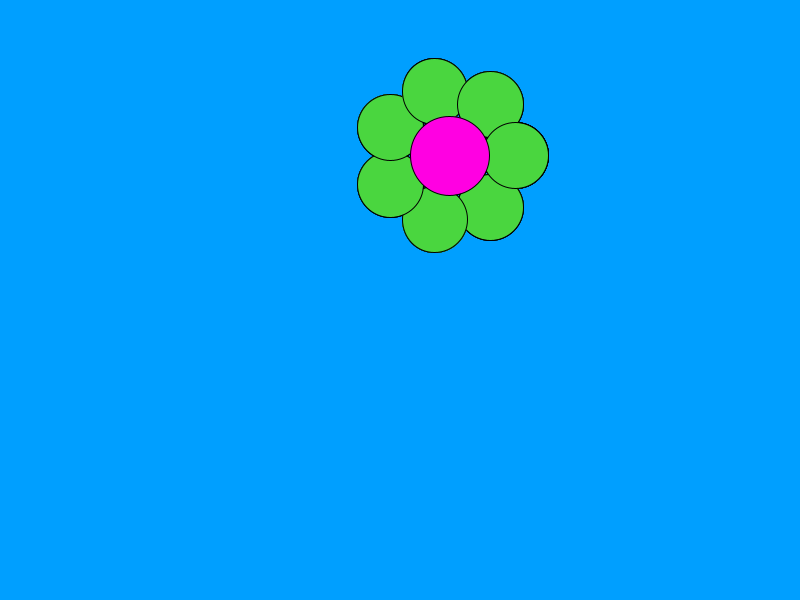
Frame 1 (no input)
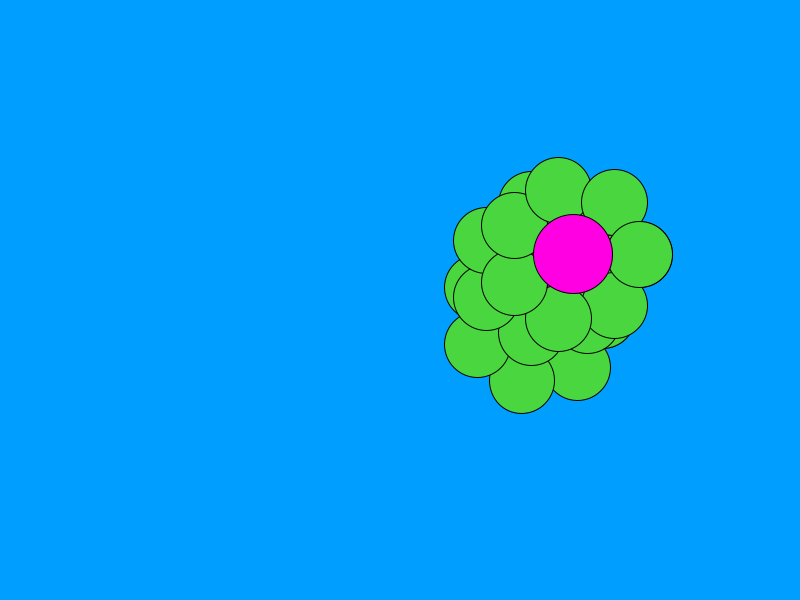
Frame 60 (the mouse pressed at the canvas centre just before this capture)
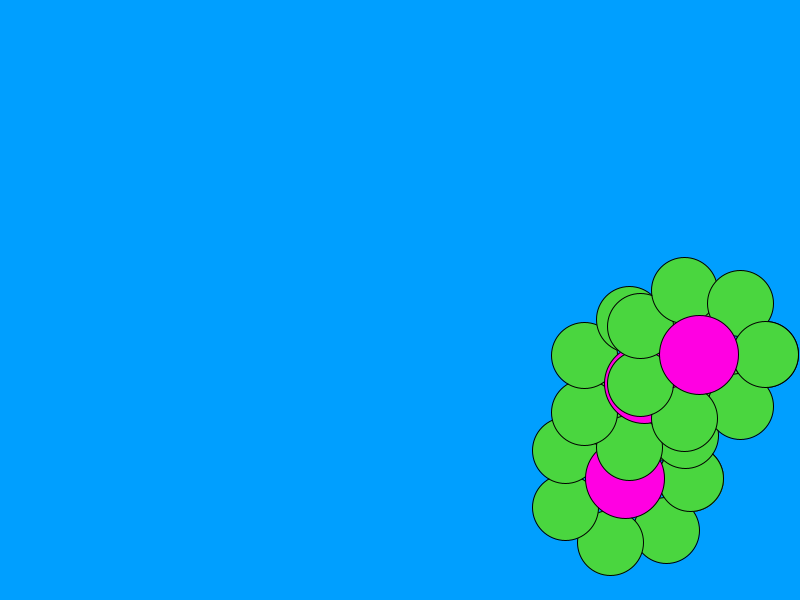
Frame 120 (the mouse held since frame 60 and released just before this capture)

The Processing sketch that drew these frames (run headless with seeded random() and noise(); from frame 60 on, the mouse is pressed at the canvas centre):

// Processing sketch: FlowerObjectFinal
// ── FlowerObjectFinal.pde
Flower myFlower1;
Flower myFlower2;
Flower myFlower3;

void setup() {

  float _r = random(40, 80);
  float _petals = 7;
  float _x = width/random(1, 4);
  float _y = height/random(1, 4);
  int _pc = #4AD63F;

  size(800, 600);
  myFlower1 = new Flower (_r, _petals, _x, _y, _pc);
  myFlower2 = new Flower (_r, _petals, _x, _y, _pc);
  myFlower3 = new Flower (_r, _petals, _x, _y, _pc);
}

void draw() {

  background(#009FFF);
  myFlower1.display();
  myFlower1.move();
  myFlower1.bounce();
  
  myFlower2.display();
  myFlower2.move();
  myFlower2.bounce();
  
  myFlower3.display();
  myFlower3.move();
  myFlower3.bounce();
}

// ── FlowerClass.pde


class Flower {

float r;
float n_petals;
float xpos;
float ypos;
int petalColor;
float xspeed = random(1,3);
float yspeed = random(1,3);
int xdirection = 1;
int ydirection = 1;
  
  Flower(float temp_r, float temp_n_petals, float temp_x, float temp_y, int temp_petalColor) {
    r = temp_r;
    n_petals = temp_n_petals;
    xpos = temp_x;
    ypos = temp_y;
    petalColor = temp_petalColor;
  }


  void display () {
    
    float ballX;
    float ballY;

    fill(petalColor);
    for (float i=0; i<PI*2; i+=2*PI/n_petals) { 
      ballX=xpos+r*cos(i);
      ballY=ypos+r*sin(i);
      ellipse(ballX, ballY, r, r);
    }
    fill(#FF00E2);
    ellipse(xpos, ypos, r*1.2, r*1.2);
  }
  void move () {
    xpos = xpos + (xspeed * xdirection);
    ypos = ypos + (yspeed * ydirection);
  }
  void bounce () {
    if (xpos > width-r || xpos < r) 
      xdirection = -xdirection;

    if (ypos > height-r || ypos < r) 
      ydirection = -ydirection;
  }
}
